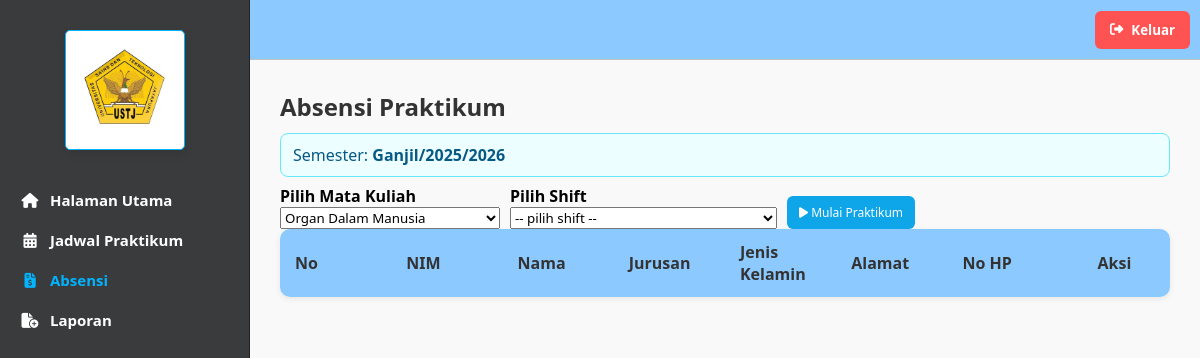
Screenshot of /dosen/absen/absen.php (signed in) with the database file from the repository.
### tables this page shows
CREATE TABLE `semester` (
  `id` int NOT NULL,
  `nama_semester` varchar(50) NOT NULL,
  `tahun_ajaran` varchar(20) NOT NULL,
  `status` enum('Aktif','Tidak Aktif') NOT NULL DEFAULT 'Aktif'
);

CREATE TABLE `matakuliah_praktikum` (
  `id` int NOT NULL,
  `kode_mk` varchar(20) NOT NULL,
  `nama_mk` varchar(100) NOT NULL,
  `sks` int NOT NULL,
  `semester` varchar(10) NOT NULL,
  `id_semester` int DEFAULT NULL,
  `modul` varchar(255) DEFAULT NULL
);

### dosen/absen/absen.php (the view, shortened to what this page needs)
<?php
include '../../koneksi/sidebardosen.php';
include '../../koneksi/koneksi.php';
function e($v){ return htmlspecialchars((string)($v ?? ''), ENT_QUOTES, 'UTF-8'); }
$CSRF = $_SESSION['csrf'];
$id_dosen = (int)($_SESSION['dosen_id'] ?? 0);
$semAktif = mysqli_fetch_assoc(
  mysqli_query($conn, "SELECT id, nama_semester, tahun_ajaran FROM semester WHERE status='Aktif' LIMIT 1")
);
$id_semester_aktif = $semAktif['id'] ?? null;
$mkList = [];
$shiftIdToMkId = [];
if ($id_semester_aktif && $id_dosen) {
  $q = mysqli_query($conn, "
    SELECT
      mk.id   AS mk_id, mk.nama_mk,
      jp.id   AS id_jadwal, jp.hari, jp.jam_mulai, jp.jam_selesai,
      COALESCE(r.nama_ruangan,'') AS nama_ruangan
    FROM jadwal_praktikum jp
    JOIN matakuliah_praktikum mk ON mk.id = jp.id_mk
    LEFT JOIN ruangan r ON r.id = jp.id_ruangan
    WHERE jp.id_semester = ".(int)$id_semester_aktif."
      AND jp.id_dosen    = ".(int)$id_dosen."
    ORDER BY mk.nama_mk ASC, FIELD(jp.hari,'Senin','Selasa','Rabu','Kamis','Jumat','Sabtu','Minggu'), jp.jam_mulai
  ");
  while($row = mysqli_fetch_assoc($q)){
    $mk_id = (int)$row['mk_id'];
    $mkList[$mk_id] = $row['nama_mk'];
    $shiftIdToMkId[(int)$row['id_jadwal']] = $mk_id;
  }
}
$sedang_sesi   = (int)($_SESSION['absensi']['sesi_id'] ?? 0);
$sedang_jadwal = (int)($_SESSION['absensi']['id_jadwal'] ?? 0);
$daftar_mhs    = [];
$mkInfo        = null;
$preselect_mk_id = 0;
if ($sedang_jadwal && isset($shiftIdToMkId[$sedang_jadwal])) {
  $preselect_mk_id = (int)$shiftIdToMkId[$sedang_jadwal];
} else {
  if (!empty($mkList)) $preselect_mk_id = (int)array_key_first($mkList);
}
?>
<!doctype html>
<html lang="id">
<head>
<link rel="stylesheet" href="https://cdn.datatables.net/1.13.6/css/jquery.dataTables.min.css">
<link rel="stylesheet" href="https://cdnjs.cloudflare.com/ajax/libs/font-awesome/6.5.0/css/all.min.css">
</head>
<body>
<div class="area-utama">
  <h2>Absensi Praktikum</h2>
  <?php if(!$id_semester_aktif): ?>
    <div class="kotak-info info-peringatan">Belum ada <b>Semester</b> berstatus <b>Aktif</b>.</div>
  <?php else: ?>
    <div class="kotak-info info-berhasil">Semester: <b><?= e($semAktif['nama_semester']) ?></b><b>/</b><b><?= e($semAktif['tahun_ajaran']) ?></b></div>
  <?php endif; ?>
  <form method="post" class="bar" autocomplete="off" style="display:flex; gap:10px; align-items:flex-end; flex-wrap:wrap;">
    <div style="display:flex; flex-direction:column;">
      <label for="mk_id"><b>Pilih Mata Kuliah</b></label>
      <select id="mk_id" <?= $sedang_sesi ? 'disabled' : '' ?> style="min-width:220px;">
        <?php foreach($mkList as $mk_id=>$nm): ?>
          <option value="<?= (int)$mk_id ?>" <?= ($preselect_mk_id===(int)$mk_id ? 'selected':'') ?>><?= e($nm) ?></option>
        <?php endforeach; ?>
      </select>
    </div>
    <div style="display:flex; flex-direction:column;">
      <label for="id_jadwal"><b>Pilih Shift</b></label>
      <select name="id_jadwal" id="id_jadwal" <?= $sedang_sesi ? 'disabled' : '' ?> required style="min-width:260px;">
        <option value="">-- pilih shift --</option>
      </select>
    </div>
    <button class="tombol-umum tombol-mulai" type="submit" <?= (!$id_semester_aktif || $sedang_sesi) ? 'disabled' : '' ?>>
      <i class="fa-solid fa-play"></i> Mulai Praktikum
    </button>
  </form>
  <?php
    $sesiAktif = ($sedang_sesi && $mkInfo && !empty($daftar_mhs));
  ?>
  <?php if ($sesiAktif): ?>
    <form method="post" id="form-absen" autocomplete="off">
      <input type="hidden" name="aksi" value="selesai">
      <input type="hidden" name="csrf" value="<?= e($CSRF) ?>">
      <table id="tabel-absen" class="tabel-absensi">
        <thead>
          <tr>
            <th>No</th>
            <th>NIM</th>
            <th>Nama</th>
            <th>Jurusan</th>
            <th>Jenis Kelamin</th>
            <th>Alamat</th>
            <th>No HP</th>
            <th style="text-align:center;">Aksi</th>
          </tr>
        </thead>
        <tbody>
          <?php $no=1; foreach($daftar_mhs as $m): $id_mhs=(int)$m['id_mhs']; ?>
            <tr>
              <td data-label="No"><?= $no++ ?></td>
              <td data-label="NIM"><?= e($m['nim']) ?></td>
              <td data-label="Nama"><?= e($m['nama']) ?></td>
              <td data-label="Jurusan"><?= e($m['jurusan']) ?></td>
              <td data-label="Jenis Kelamin"><?= e($m['jenis_kelamin']) ?></td>
              <td data-label="Alamat"><?= e($m['alamat']) ?></td>
              <td data-label="No HP"><?= e($m['no_hp']) ?></td>
              <td data-label="Aksi" class="kolom-aksi">
                <label class="lencana"><input type="radio" name="mhs[<?= $id_mhs ?>]" value="H">Hadir</label>
                <label class="lencana"><input type="radio" name="mhs[<?= $id_mhs ?>]" value="A">Alpha</label>
                <label class="lencana"><input type="radio" name="mhs[<?= $id_mhs ?>]" value="I">Izin</label>
              </td>
            </tr>
          <?php endforeach; ?>
        </tbody>
      </table>
      <div style="margin-top:14px; display:flex; gap:10px; justify-content:flex-end;">
        <button type="button" id="tandai-hadir-semua" class="lencana">Tandai Hadir Semua</button>
        <button type="submit" class="tombol-umum tombol-selesai"><i class="fa-solid fa-check"></i> Selesai Absen</button>
      </div>
    </form>
  <?php else: ?>
    <table id="tabel-absen" class="tabel-absensi">
      <thead>
        <tr>
          <th>No</th>
          <th>NIM</th>
          <th>Nama</th>
          <th>Jurusan</th>
          <th>Jenis Kelamin</th>
          <th>Alamat</th>
          <th>No HP</th>
          <th style="text-align:center;">Aksi</th>
        </tr>
      </thead>
    </table>
  <?php endif; ?>
</div>
</body>
</html>

### koneksi/sidebardosen.php (style rules this page uses)
* { margin:0; padding:0; box-sizing:border-box; font-family:'Segoe UI', Tahoma, Geneva, Verdana, sans-serif; }
body { display:flex; min-height:100vh; background:#f3f3f3; overflow-x:hidden; }

### dosen/absen/absen.php (style rules this page uses)
.area-utama { margin-left:250px; margin-top:60px; padding:30px; min-height:calc(100vh - 60px); background:#f9f9f9; font-family:Arial,sans-serif; }
.area-utama h2 { margin-bottom:10px; color:#333; }
.tombol-umum { border:none; border-radius:6px; cursor:pointer; color:white; font-size:12px; transition:.2s; padding:8px 12px; }
.tombol-mulai { background:#0ea5e9; }
.tabel-absensi { width:100%; border-collapse:collapse; background:#fff; border-radius:10px; overflow:hidden; box-shadow:0 2px 6px rgba(0,0,0,.08); table-layout:fixed; }
.tabel-absensi th { background:#8bc9ff; color:#333; text-align:left; padding:12px 15px; }
.kotak-info { padding:10px 12px; border-radius:8px; margin:8px 0; }
.info-berhasil { background:#ecfeff; border:1px solid #67e8f9; color:#075985; }

### rows the page displays
semester: nama_semester "Ganjil", tahun_ajaran "2025/2026"
matakuliah_praktikum: id "Organ Dalam Manusia"
